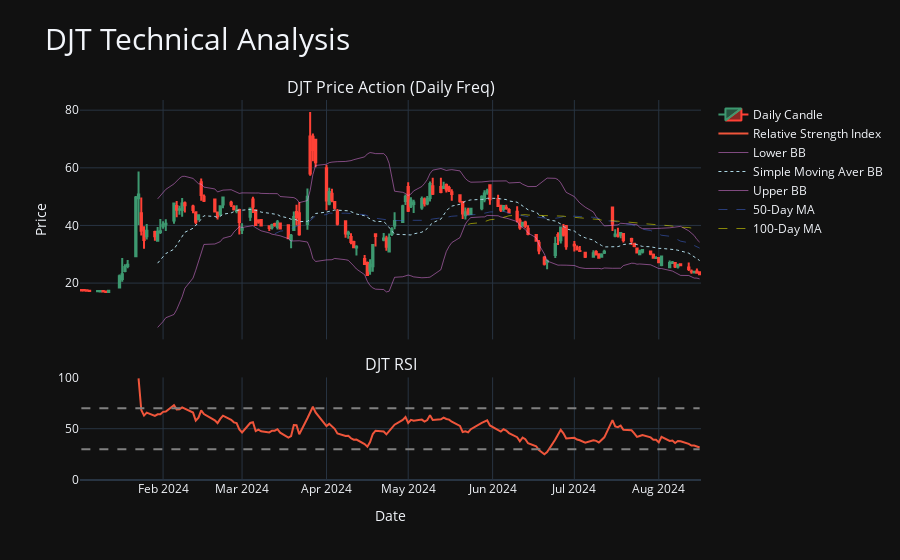

Notebook code for this chart:
### Code cell
# COST, AAPL, CRM

# Sold on 08/19/2024:
# AAPL - 225.65
# COST - 871.96
# CRM - 264.73

plot_stock_ta("DJT")

### Figure 1 — Plotly figure (JSON) as saved in the notebook; plotly's stock layout.template omitted (floating-point values rounded to 4 significant figures; data arrays with more than 128 entries replaced by an {"elided": "..."} marker saying what was removed)
{"data": [{"close": {"elided": "158 float values"}, "high": {"elided": "158 float values"}, "low": {"elided": "158 float values"}, "name": "Daily Candle", "open": {"elided": "158 float values"}, "type": "candlestick", "x": {"elided": "158 str values"}, "xaxis": "x", "yaxis": "y"}, {"name": "Relative Strength Index", "type": "scatter", "x": {"elided": "158 str values"}, "xaxis": "x2", "y": {"elided": "158 float values"}, "yaxis": "y2"}, {"line": {"color": "violet", "dash": "solid", "width": 0.5}, "name": "Lower BB", "type": "scatter", "x": {"elided": "158 str values"}, "xaxis": "x", "y": {"elided": "158 float values"}, "yaxis": "y"}, {"line": {"color": "lightblue", "dash": "dot", "width": 1}, "name": "Simple Moving Aver BB", "type": "scatter", "x": {"elided": "158 str values"}, "xaxis": "x", "y": {"elided": "158 float values"}, "yaxis": "y"}, {"line": {"color": "violet", "dash": "solid", "width": 0.5}, "name": "Upper BB", "type": "scatter", "x": {"elided": "158 str values"}, "xaxis": "x", "y": {"elided": "158 float values"}, "yaxis": "y"}, {"line": {"color": "royalblue", "dash": "dash", "width": 0.5}, "name": "50-Day MA", "type": "scatter", "x": {"elided": "158 str values"}, "xaxis": "x", "y": {"elided": "158 float values"}, "yaxis": "y"}, {"line": {"color": "yellow", "dash": "dash", "width": 0.5}, "name": "100-Day MA", "type": "scatter", "x": {"elided": "158 str values"}, "xaxis": "x", "y": {"elided": "158 float values"}, "yaxis": "y"}, {"line": {"color": "gray", "dash": "dash"}, "name": "30 RSI", "showlegend": false, "type": "scatter", "x": {"elided": "158 str values"}, "xaxis": "x2", "y": {"elided": "158 int values"}, "yaxis": "y2"}, {"line": {"color": "gray", "dash": "dash"}, "name": "70 RSI", "showlegend": false, "type": "scatter", "x": {"elided": "158 str values"}, "xaxis": "x2", "y": {"elided": "158 int values"}, "yaxis": "y2"}], "layout": {"annotations": [{"font": {"size": 16}, "showarrow": false, "text": "DJT Price Action (Daily Freq)", "x": 0.5, "xanchor": "center", "xref": "paper", "y": 1, "yanchor": "bottom", "yref": "paper"}, {"font": {"size": 16}, "showarrow": false, "text": "DJT RSI", "x": 0.5, "xanchor": "center", "xref": "paper", "y": 0.27, "yanchor": "bottom", "yref": "paper"}], "autosize": true, "title": {"font": {"size": 30}, "text": "DJT Technical Analysis", "x": 0.05}, "xaxis": {"anchor": "y", "autorange": true, "domain": [0, 1], "matches": "x2", "range": ["2024-01-01 12:00", "2024-08-16 12:00"], "rangeslider": {"visible": false, "yaxis": {}}, "showticklabels": false, "type": "date"}, "xaxis2": {"anchor": "y2", "autorange": true, "domain": [0, 1], "range": ["2024-01-01 12:00", "2024-08-16 12:00"], "title": {"text": "Date"}, "type": "date"}, "yaxis": {"anchor": "x", "autorange": true, "domain": [0.37, 1], "range": [0.4578, 83.53], "title": {"text": "Price"}, "type": "linear"}, "yaxis2": {"anchor": "x2", "domain": [0, 0.27], "range": [0, 100], "type": "linear"}}}
